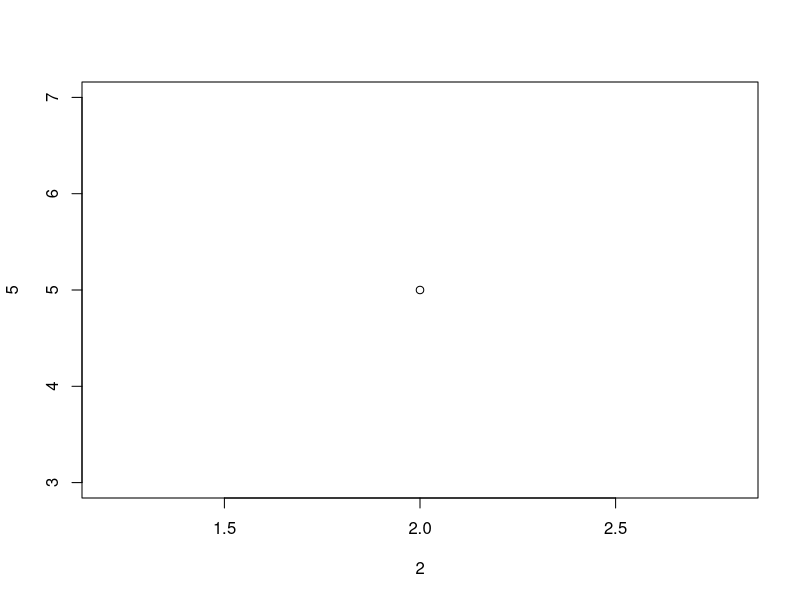

Write R code to recreate this figure.
## ---- chunk 1
knitr::opts_chunk$set(echo = TRUE)
## ---- chunk 2
library(here)
## ---- chunk 3
plot(2, 5)
